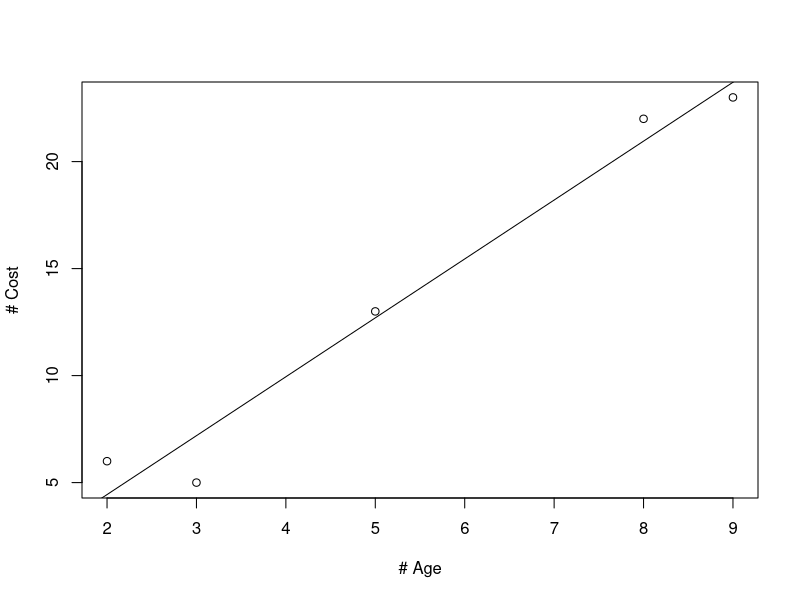

Generate this figure with R:
machine = data.frame(age=c(2,5,9,3,8), cost=c(6,13,23,5,22))
plot(machine$age, machine$cost, xlab="# Age", ylab="# Cost") # (a)linear postive
fit = lm(cost ~ age, machine)
# (b)
cor(machine$age, machine$cost)
summary(fit)
# (c)cost = -1.0645 + 2.7527age
fit = lm(cost ~ age, machine)
abline(fit) # (d)
# (e) 7years cost = -1.0645 + 2.7527 * 7 = 18.2044
# (f) typical error: Residual standard error: 1.725
# (g) fraction of cost explained by age: Multiple R-squared:  0.9693
# (h) statistically significant?: p-value: 0.002303 <= 0.05, yes
# (i) 2.7527 +- 2 * 0.2828 (2.1871, 3.3183)
confint(fit) # 1.852721 3.652655
